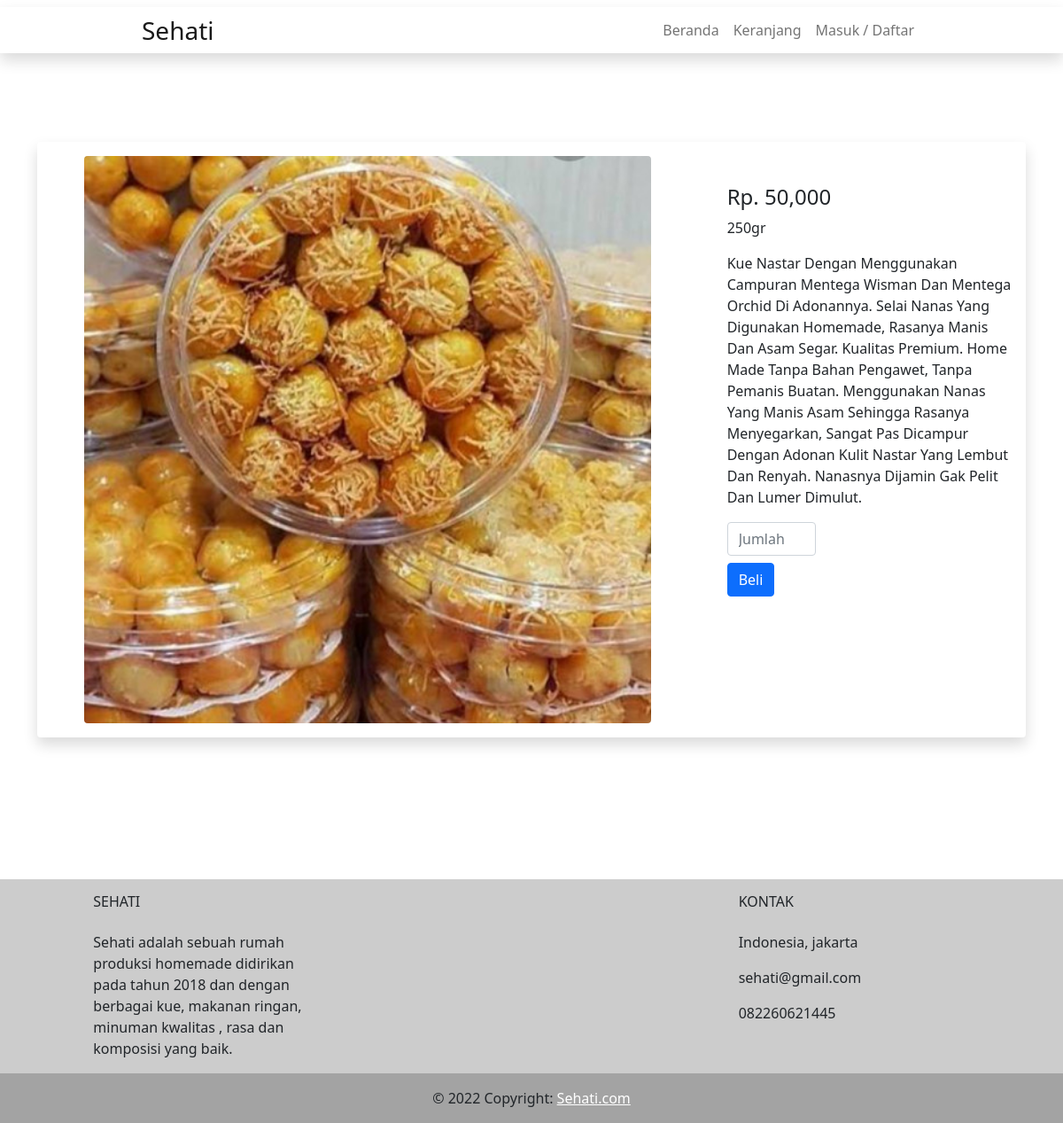
/user/detail-produk.php?pddk=25, run on the app's committed database.
### tables this page shows
CREATE TABLE `tb_data_produk` (
  `pdk_data_id` int(11) NOT NULL,
  `ktgr_id` int(11) NOT NULL,
  `pdk_id` int(11) NOT NULL,
  `pdk_ukuran` varchar(15) NOT NULL,
  `pdk_harga` int(20) NOT NULL,
  `pdk_deskripsi` text NOT NULL,
  `pdk_gambar` varchar(100) NOT NULL
);

### user/detail-produk.php (the view, shortened to what this page needs)
<?php
    include "assets/function/koneksi.php";
    $id_pdk = $_GET["pddk"];
    $ambil = $conn->query("SELECT * FROM tb_data_produk LEFT JOIN tb_kategori USING (ktgr_id) WHERE pdk_data_id = '$id_pdk'");
    $detail = $ambil->fetch_assoc();
?>
<!doctype html>
<html lang="en">
  <head>
    <link rel="stylesheet" href="assets/css/style.css">
    <link href="https://cdn.jsdelivr.net/npm/bootstrap@5.0.2/dist/css/bootstrap.min.css" rel="stylesheet">
  </head>
  <body>
  <?php
include "navbar.php";
?>
<div class="container" style="margin-top: 10em;">
<div class="top-area shadow p-3 mb-5 bg-body rounded">
          <div class="row">
              <div class="col-lg-8 col-md-12 col-12">
                  <div class="product-images">
                      <main id="gallery" >
                          <div class="main-img">
                              <img src="../admin/assets/images/produk/<?= $detail['pdk_gambar'] ?>" id="current" alt="#" class="rounded mx-auto d-block" style="object-fit: cover; height:40em; width:40em;">
                          </div>
                      </main>
                  </div>
              </div>
              <div class="col-lg-4 col-md-12 col-12">
                  <div class="product-info ps-4 pt-4">
                  <form method="POST">
                      <h4>Rp. <?php echo number_format($detail['pdk_harga']) ?></h4>
                      <p><?php echo $detail['pdk_ukuran'] ?></p>
                        <p><?php echo $detail['pdk_deskripsi'] ?></p>
                        <input type="number" class="form-control my-2"  name="jumlah" min="1" placeholder="Jumlah" style="width:100px;" required>
                        <button type="submit" class="btn btn-primary" name="masuk-keranjang" value="masuk-keranjang">Beli</button>
                  </form>
                  </div>
              </div>
          </div>
      </div>
</div>
<footer class="text-center text-lg-start text-dark" style=" margin-top: 10em; margin-bottom: 0px; background-color: rgba(0, 0, 0, 0.2)">
    <div class="container pb-0">
      <section class="">
        <div class="row">
          <div class="col-md-3 col-lg-3 col-xl-3 mx-auto mt-3">
            <h6 class="text-uppercase mb-4 font-weight-bold">Sehati</h6>
            <p>Sehati adalah sebuah rumah produksi homemade didirikan pada tahun 2018 dan dengan berbagai kue, makanan ringan, minuman kwalitas , rasa  dan komposisi yang baik.</p>
          </div>
          <div class="col-md-2 col-lg-2 col-xl-2 mx-auto mt-3">
          </div>
          <div class="col-md-4 col-lg-3 col-xl-3 mx-auto mt-3">
            <h6 class="text-uppercase mb-4 font-weight-bold">Kontak</h6>
            <p><i class="fas fa-home mr-3"></i>Indonesia, jakarta</p>
            <p><i class="fas fa-envelope mr-3"></i> sehati@gmail.com</p>
            <p><i class="fas fa-phone mr-3"></i>082260621445</p>
          </div>
        </div>
      </section>
    </div>
    <div class="text-center p-3"style="background-color: rgba(0, 0, 0, 0.2)">
      © 2022 Copyright:
      <a class="text-white" href="">Sehati.com</a>
    </div>
</footer>
  </body>
</html>

### data on the page
tb_data_produk: pdk_gambar (picture), pdk_harga "50,000", pdk_ukuran "250gr", pdk_deskripsi "Kue Nastar Dengan Menggunakan Campuran Mentega Wisman Dan Mentega Orchid Di Adonannya. Selai Nanas Yang Digunakan Homemade, Rasanya Manis Dan Asam Segar. Kualitas Premium. Home Made Tanpa Bahan Pengawet, Tanpa Pemanis Buatan. Menggunakan Nanas Yang Manis Asam Sehingga Rasanya Menyegarkan, Sangat Pas Dicampur Dengan Adonan Kulit Nastar Yang Lembut Dan Renyah. Nanasnya Dijamin Gak Pelit Dan Lumer Dimulut."
